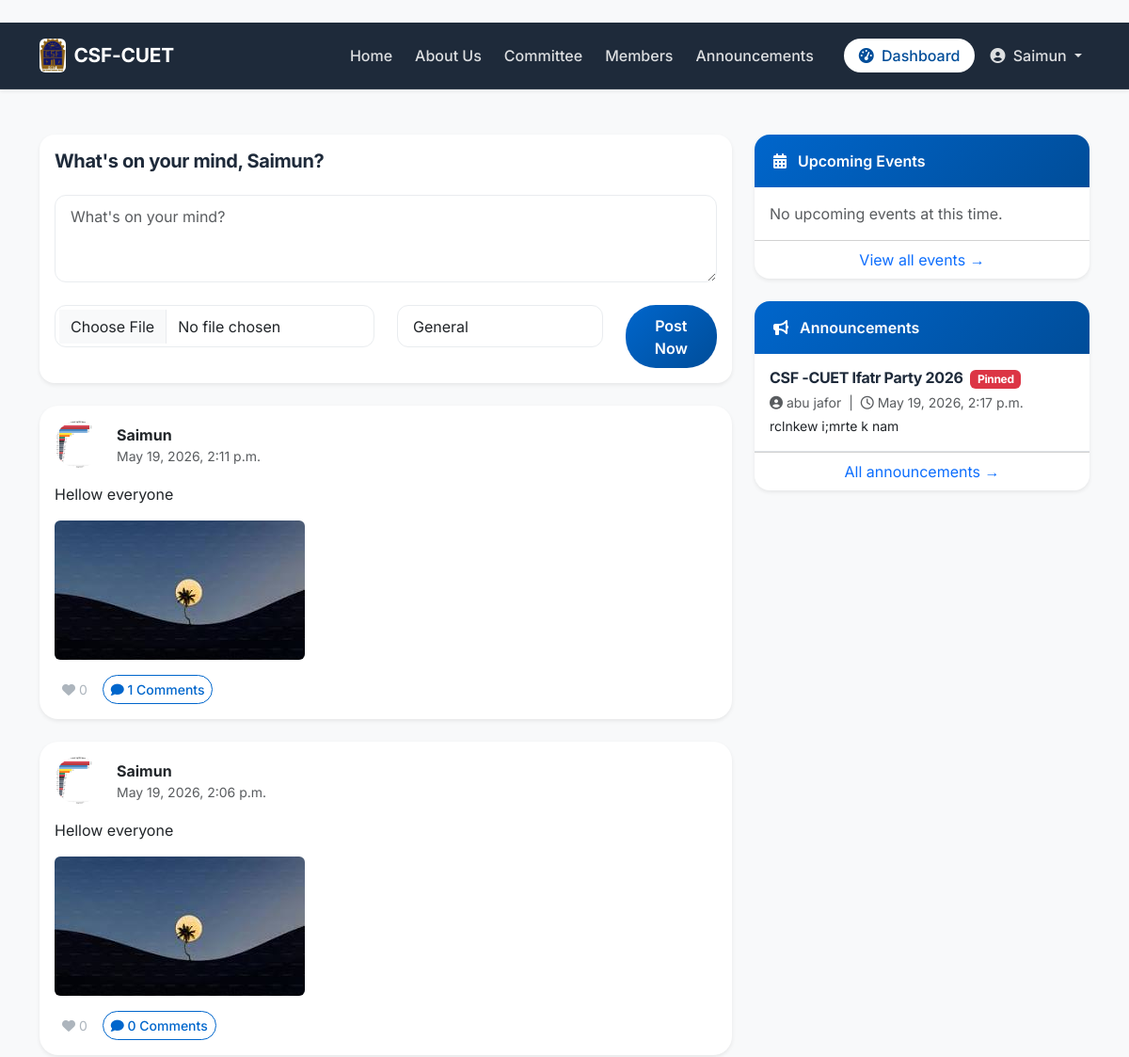
Before: /dashboard/ (signed in, upper part) with the older database file.
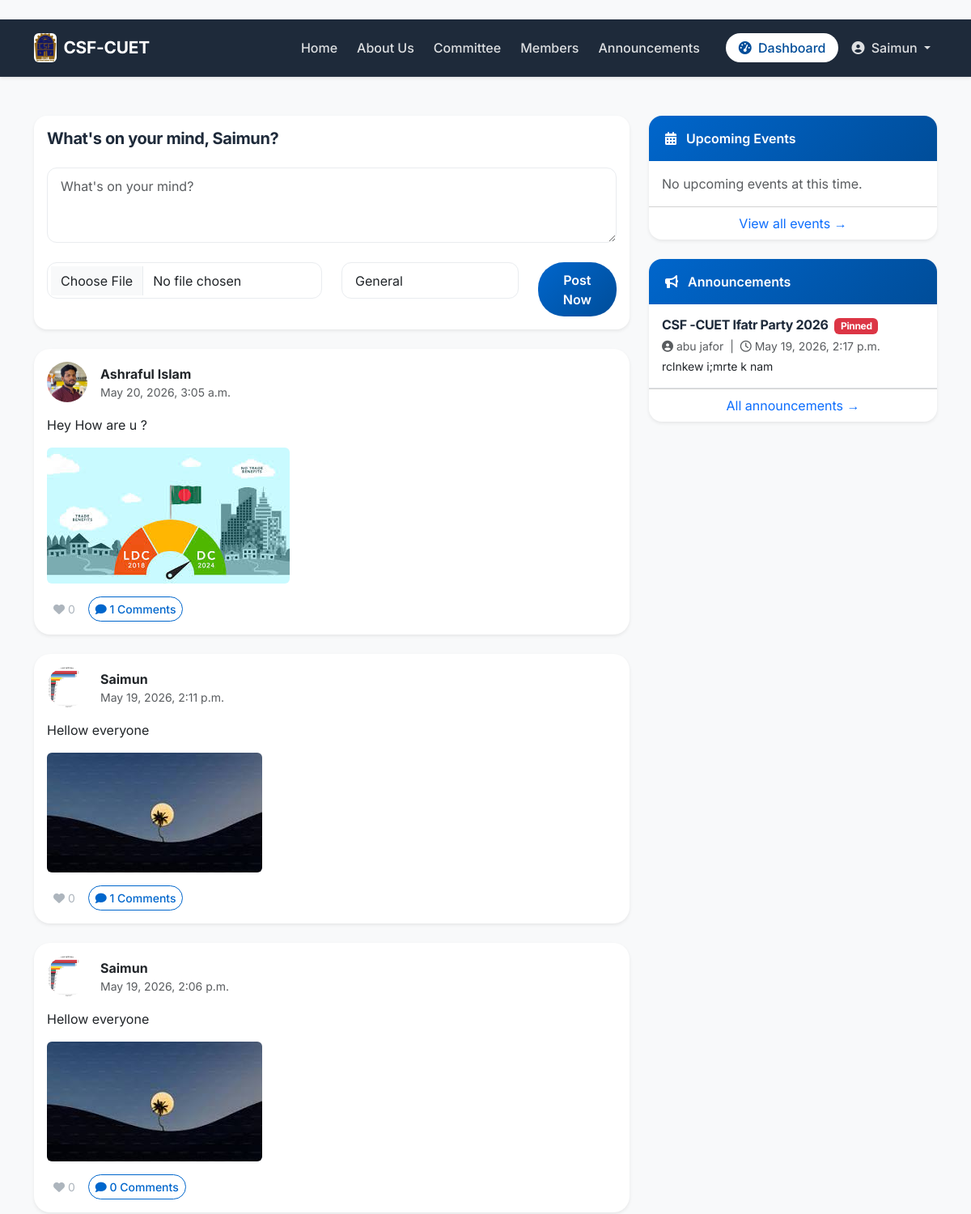
After: the same page with the newer database file.
### core/models.py (models this page shows, shortened)
class User(AbstractBaseUser, PermissionsMixin):
    ROLE_CHOICES = [('member', 'Member'), ('admin', 'Admin')]
    STATUS_CHOICES = [('pending', 'Pending Approval'), ('active', 'Active'), ('inactive', 'Inactive')]
    BLOOD_GROUPS = [('A+','A+'),('A-','A-'),('B+','B+'),('B-','B-'),('AB+','AB+'),('AB-','AB-'),('O+','O+'),('O-','O-')]
    GENDER_CHOICES = [('Male','Male'),('Female','Female'),('Other','Other')]
    UPAZILA_CHOICES = [
        ('Cox\'s Bazar Sadar', "Cox's Bazar Sadar"),
        ('Teknaf', 'Teknaf'),
        ('Ukhiya', 'Ukhiya'),
        ('Chakaria', 'Chakaria'),
        ('Ramu', 'Ramu'),
        ('Pekua', 'Pekua'),
        ('Maheshkhali', 'Maheshkhali'),
        ('Kutubdia', 'Kutubdia'),
        ('Eidgaon', 'Eidgaon'),
        ('Other', 'Other'),
    ]
    id = models.AutoField(primary_key=True)
    serial_no = models.CharField(max_length=20, unique=True, blank=True, null=True)
    full_name = models.CharField(max_length=200)
    email = models.EmailField(unique=True)
    batch = models.IntegerField(null=True, blank=True)
    department = models.ForeignKey(Department, on_delete=models.SET_NULL, null=True)
    blood_group = models.CharField(max_length=3, choices=BLOOD_GROUPS)
    gender = models.CharField(max_length=10, choices=GENDER_CHOICES)
    phone = models.CharField(max_length=15)
    address = models.TextField(blank=True)
    dob = models.DateField(null=True, blank=True)
    profile_photo = models.ImageField(upload_to='profile_photos/', null=True, blank=True)
    upazila = models.CharField(max_length=100, choices=UPAZILA_CHOICES, blank=True)
    linkedin = models.URLField(blank=True)
    facebook = models.URLField(blank=True)
    twitter = models.URLField(blank=True)
    instagram = models.URLField(blank=True)
    company = models.CharField(max_length=150, blank=True)
    designation = models.CharField(max_length=100, blank=True)
    work_address = models.TextField(blank=True)
    status = models.CharField(max_length=10, choices=STATUS_CHOICES, default='pending')
    role = models.CharField(max_length=10, choices=ROLE_CHOICES, default='member')
    date_joined = models.DateTimeField(default=timezone.now)
    is_active = models.BooleanField(default=True)
    is_staff = models.BooleanField(default=False)
    objects = UserManager()
    USERNAME_FIELD = 'email'
    REQUIRED_FIELDS = ['full_name']

class Post(models.Model):
    CATEGORY_CHOICES = [
        ('General', 'General'),
        ('Help Needed', 'Help Needed'),
        ('Blood Request', 'Blood Request'),
        ('Job Opportunity', 'Job Opportunity'),
        ('Event', 'Event'),
    ]
    id = models.AutoField(primary_key=True)
    user = models.ForeignKey(User, on_delete=models.CASCADE, related_name='posts')
    content = models.TextField()
    image = models.ImageField(upload_to='post_images/', null=True, blank=True)
    category = models.CharField(max_length=50, choices=CATEGORY_CHOICES, default='General')
    likes_count = models.IntegerField(default=0)
    created_at = models.DateTimeField(auto_now_add=True)
    class Meta:
        ordering = ['-created_at']

class Announcement(models.Model):
    admin = models.ForeignKey(User, on_delete=models.SET_NULL, null=True, related_name='announcements')
    title = models.CharField(max_length=200)
    content = models.TextField()
    image = models.ImageField(upload_to='announcements/', null=True, blank=True)
    is_pinned = models.BooleanField(default=False)
    created_at = models.DateTimeField(auto_now_add=True)

### core/views.py (the view)
@login_required
def dashboard(request):
    if request.user.status != 'active':
        messages.warning(request, 'Your account is pending approval.')
        return redirect('core:homepage')
    posts = Post.objects.select_related('user').all()
    if request.method == 'POST':
        form = PostForm(request.POST, request.FILES)
        if form.is_valid():
            post = form.save(commit=False)
            post.user = request.user
            post.save()
            messages.success(request, 'Post created!')
            return redirect('core:dashboard')
    else:
        form = PostForm()
    paginator = Paginator(posts, 10)
    page_number = request.GET.get('page')
    page_obj = paginator.get_page(page_number)
    upcoming_events = Event.objects.filter(
        status='published',
        date__gte=timezone.now()
    ).order_by('date')[:5]   # limit to 5
    recent_announcements = Announcement.objects.all().order_by('-is_pinned', '-created_at')[:5]
    context = {
        'form': form,
        'page_obj': page_obj,
        'upcoming_events': upcoming_events,
        'recent_announcements': recent_announcements,
    }
    return render(request, 'core/dashboard.html', context)

### core/forms.py
class PostForm(forms.ModelForm):
    class Meta:
        model = Post
        fields = ['content', 'image', 'category']
        widgets = {
            'content': forms.Textarea(attrs={'class': 'form-control', 'rows': 3, 'placeholder': "What's on your mind?"}),
            'image': forms.FileInput(attrs={'class': 'form-control'}),
            'category': forms.Select(attrs={'class': 'form-control'}),
        }

### core/templates/core/dashboard.html (shortened to what this page needs)
﻿{% extends 'core/base.html' %}
{% block content %}
<div class="row g-4">
    <div class="col-lg-8">
        <div class="card composer-card mb-4 shadow-sm">
            <div class="card-body">
                <h5 class="mb-4">What's on your mind, {{ user.full_name }}?</h5>
                <form method="POST" enctype="multipart/form-data" class="row g-4">
                    <div class="col-12">{{ form.content }}</div>
                    <div class="col-md-6">{{ form.image }}</div>
                    <div class="col-md-4">{{ form.category }}</div>
                    <div class="col-md-2 d-grid"><button type="submit" class="btn btn-primary">Post Now</button></div>
                </form>
            </div>
        </div>
        {% for post in page_obj %}
        <article class="card post-card mb-4 shadow-sm">
            <div class="card-body">
                <div class="d-flex align-items-center mb-3 gap-3">
                    {% if post.user.profile_photo %}
                        <img src="{{ post.user.profile_photo.url }}" loading="lazy" width="50" height="50" class="rounded-circle">
                    {% else %}
                        <div class="avatar-placeholder rounded-circle"></div>
                    {% endif %}
                    <div>
                        <strong>{{ post.user.full_name }}</strong><br>
                        <small class="text-muted">{{ post.created_at|date:"F j, Y, g:i a" }}</small>
                    </div>
                </div>
                <p>{{ post.content }}</p>
                {% if post.image %}
                    <img src="{{ post.image.url }}" loading="lazy" class="img-fluid rounded mb-3">
                {% endif %}
                <div class="d-flex flex-wrap gap-2">
                    <button type="button" class="btn btn-sm btn-soft btn-like like-btn" data-post-id="{{ post.id }}">
                        <i class="fas fa-heart"></i> <span class="likes-count">{{ post.likes_count }}</span>
                    </button>
                    <button class="btn btn-sm btn-outline-primary" data-bs-toggle="collapse" data-bs-target="#comments-{{ post.id }}">
                        <i class="fas fa-comment"></i> {{ post.comments.count }} Comments
                    </button>
                </div>
            </div>
        </article>
        {% empty %}
        <div class="alert alert-info">No posts yet. Be the first to post!</div>
        {% endfor %}
    </div>
    <aside class="col-lg-4">
        <div class="card sidebar-card shadow-sm mb-4">
            <div class="card-header bg-primary text-white">
                <i class="fas fa-calendar-alt me-2"></i> Upcoming Events
            </div>
            <div class="card-body p-0">
                {% for event in upcoming_events %}
                    <div class="border-bottom p-3">
                        {% if event.cover_image %}
                            <img src="{{ event.cover_image.url }}" loading="lazy" class="img-fluid rounded mb-3" style="max-height: 140px; width: 100%; object-fit: cover;">
                        {% endif %}
                        <h6 class="mb-1">{{ event.title }}</h6>
                        <p class="small text-muted mb-1"><i class="far fa-calendar-alt"></i> {{ event.date|date:"M d, Y - g:i A" }}<br><i class="fas fa-map-marker-alt"></i> {{ event.venue }}</p>
                        <p class="small">{{ event.description|truncatewords:18 }}</p>
                        <div class="d-flex justify-content-between align-items-center">
                            {% if event.ticket_price > 0 %}
                                <span class="badge bg-info">Tk {{ event.ticket_price }}</span>
                            {% else %}
                                <span class="badge bg-success">Free</span>
                            {% endif %}
                            <a href="{% url 'core:event_detail' event.id %}" class="btn btn-sm btn-outline-primary">Details</a>
                        </div>
                    </div>
                {% empty %}
                    <div class="p-3 text-muted">No upcoming events at this time.</div>
                {% endfor %}
            </div>
            <div class="card-footer text-center bg-transparent">
                <a href="{% url 'core:events' %}" class="text-primary">View all events →</a>
            </div>
        </div>
        <div class="card sidebar-card shadow-sm">
            <div class="card-header bg-primary text-white">
                <i class="fas fa-bullhorn me-2"></i> Announcements
            </div>
            <div class="card-body p-0">
                {% for announcement in recent_announcements %}
                    <div class="border-bottom p-3">
                        <h6 class="mb-1">{{ announcement.title }}{% if announcement.is_pinned %} <span class="badge bg-danger ms-1">Pinned</span>{% endif %}</h6>
                        <p class="small text-muted mb-1"><i class="fas fa-user-circle"></i> {{ announcement.admin.full_name|default:"CBSF-CUET Admin" }} &nbsp;|&nbsp; <i class="far fa-clock"></i> {{ announcement.created_at|date:"F j, Y, g:i a" }}</p>
                        <p class="small mb-0">{{ announcement.content|truncatewords:20 }}</p>
                    </div>
                {% empty %}
                    <div class="p-3 text-muted">No announcements yet.</div>
                {% endfor %}
            </div>
            <div class="card-footer text-center bg-transparent">
                <a href="{% url 'core:announcements' %}" class="text-primary">All announcements →</a>
            </div>
        </div>
    </aside>
</div>
{% endblock %}

### core/templates/core/base.html (shortened to what this page needs)
﻿<!DOCTYPE html>
<html lang="en">
<head>
    {% load static %}
    <link href="https://cdn.jsdelivr.net/npm/bootstrap@5.3.0/dist/css/bootstrap.min.css" rel="stylesheet">
    <link rel="stylesheet" href="https://cdnjs.cloudflare.com/ajax/libs/font-awesome/6.4.0/css/all.min.css">
    <link rel="stylesheet" href="{% static 'core/css/style.css' %}">
</head>
<body>
    <nav class="navbar navbar-expand-lg navbar-dark navbar-glass shadow-sm">
        <div class="container">
            <a class="navbar-brand d-flex align-items-center fw-bold" href="{% url 'core:homepage' %}">
                <img src="{% static 'images/logo.jpg' %}" alt="CSF-CUET Logo" height="36" class="me-2 rounded"
                     onerror="this.style.display='none'" loading="lazy">
                <span>CSF-CUET</span>
            </a>
            <div class="collapse navbar-collapse" id="navbarNav">
                <ul class="navbar-nav ms-auto align-items-lg-center gap-2">
                    <li class="nav-item"><a class="nav-link" href="{% url 'core:homepage' %}">Home</a></li>
                    <li class="nav-item"><a class="nav-link" href="{% url 'core:about' %}">About Us</a></li>
                    <li class="nav-item"><a class="nav-link" href="{% url 'core:committee' %}">Committee</a></li>
                    <li class="nav-item"><a class="nav-link" href="{% url 'core:member_directory' %}">Members</a></li>
                    <li class="nav-item"><a class="nav-link" href="{% url 'core:announcements' %}">Announcements</a></li>
                    {% if user.is_authenticated and user.status == 'active' %}
                        <li class="nav-item ms-lg-3">
                            <a class="nav-link btn btn-light text-primary px-3" href="{% url 'core:dashboard' %}">
                                <i class="fas fa-tachometer-alt me-1"></i> Dashboard
                            </a>
                        </li>
                        <li class="nav-item dropdown">
                            <a class="nav-link dropdown-toggle" href="#" id="navbarProfileDropdown" role="button"
                               data-bs-toggle="dropdown" aria-expanded="false">
                                <i class="fas fa-user-circle me-1"></i> {{ user.full_name|truncatechars:18 }}
                            </a>
                        </li>
                    {% else %}
                        <li class="nav-item ms-lg-2"><a class="nav-link btn btn-outline-light px-3" href="{% url 'core:register' %}">Sign Up</a></li>
                        <li class="nav-item ms-lg-2"><a class="nav-link btn btn-light px-3" href="{% url 'core:login' %}">Login</a></li>
                    {% endif %}
                </ul>
            </div>
        </div>
    </nav>
    <main class="main-content py-5">
        <div class="container">
            {% block content %}{% endblock %}
        </div>
    </main>
</body>
</html>

### core/static/core/css/style.css (style rules this page uses)
* { margin: 0; padding: 0; box-sizing: border-box; }
body { font-family: 'Inter', 'Segoe UI', system-ui, sans-serif; background-color: #f8f9fa; color: var(--text-dark); line-height: 1.5; }
h1, h2, h3, h4, h5, h6 { font-weight: 700; letter-spacing: -0.02em; color: var(--text-dark); }
a { text-decoration: none; transition: var(--transition); }
.navbar { background: var(--dark-bg) !important; padding: 0.75rem 1rem; transition: var(--transition); border-bottom: 1px solid rgba(255,255,255,0.08); }
.navbar-brand { color: white !important; font-weight: 800; font-size: 1.3rem; letter-spacing: -0.01em; }
.navbar-brand img { max-height: 36px; }
.navbar .nav-link { color: rgba(255,255,255,0.85) !important; font-weight: 500; padding: 0.5rem 1rem; border-radius: 2rem; transition: var(--transition); }
.navbar .btn { border-radius: 2rem; padding: 0.4rem 1.2rem; font-weight: 500; }
.navbar .btn-light { background: white; color: var(--primary-dark) !important; }
.card { border: none; border-radius: var(--border-radius); transition: var(--transition); background: var(--white); box-shadow: var(--shadow-sm); }
.card-header { background: var(--primary-gradient); color: var(--white); border-bottom: none; font-weight: 600; padding: 1rem 1.25rem; border-radius: var(--border-radius) var(--border-radius) 0 0 !important; }
.btn-primary { background: var(--primary-gradient); border: none; padding: 0.6rem 1.2rem; font-weight: 600; border-radius: 2rem; }
.btn-outline-primary { border: 1px solid var(--primary); color: var(--primary); border-radius: 2rem; font-weight: 500; }
.form-control, .form-select { border-radius: 0.75rem; border: 1px solid var(--border); padding: 0.6rem 1rem; }
.post-card { border-radius: 1.25rem; }
.like-btn { background: none; border: none; color: #adb5bd; transition: var(--transition); cursor: pointer; }

Changed rows visible on the page:
added Post: user.profile_photo (picture), user.full_name "Ashraful Islam", created_at "May 20, 2026, 3:05 a.m.", content "Hey How are u ?", image (picture), likes_count "0", comments.count "1"
